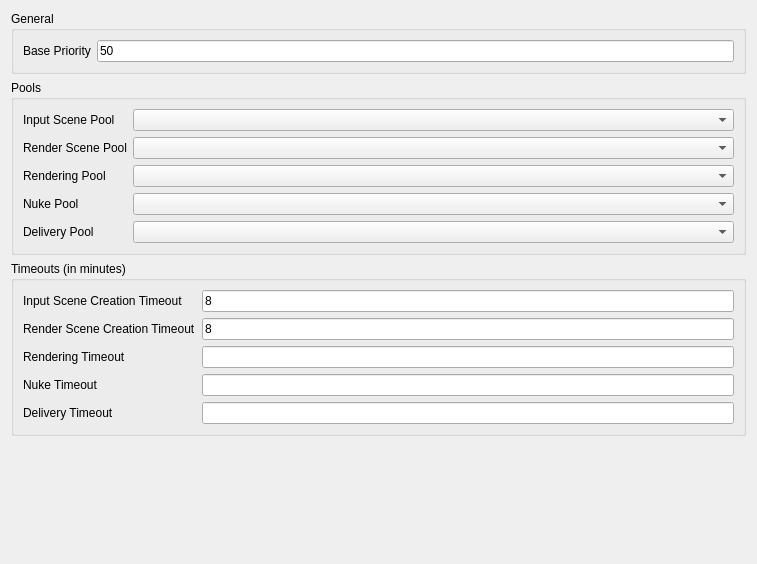
         <widget class="QWidget" name="scrollAreaWidgetContents_3">
          <property name="geometry">
           <rect>
            <x>0</x>
            <y>0</y>
            <width>757</width>
            <height>564</height>
           </rect>
          </property>
          <layout class="QVBoxLayout" name="verticalLayout_12">
           <item alignment="Qt::AlignTop">
            <widget class="QFrame" name="frame_3">
             <property name="frameShape">
              <enum>QFrame::NoFrame</enum>
             </property>
             <property name="frameShadow">
              <enum>QFrame::Raised</enum>
             </property>
             <layout class="QVBoxLayout" name="verticalLayout_18">
              <property name="leftMargin">
               <number>0</number>
              </property>
              <property name="topMargin">
               <number>0</number>
              </property>
              <property name="rightMargin">
               <number>0</number>
              </property>
              <property name="bottomMargin">
               <number>0</number>
              </property>
              <item>
               <widget class="QGroupBox" name="groupBox_5">
                <property name="title">
                 <string>General</string>
                </property>
                <layout class="QVBoxLayout" name="verticalLayout_16">
                 <item>
                  <layout class="QFormLayout" name="formLayout_8">
                   <item row="0" column="0">
                    <widget class="QLabel" name="label_34">
                     <property name="text">
                      <string>Base Priority</string>
                     </property>
                    </widget>
                   </item>
                   <item row="0" column="1">
                    <widget class="QLineEdit" name="deadlinePriorityEdit">
                     <property name="text">
                      <string>50</string>
                     </property>
                    </widget>
                   </item>
                  </layout>
                 </item>
                </layout>
               </widget>
              </item>
              <item>
               <widget class="QGroupBox" name="groupBox_6">
                <property name="title">
                 <string>Pools</string>
                </property>
                <layout class="QVBoxLayout" name="verticalLayout_17">
                 <item>
                  <layout class="QFormLayout" name="formLayout_9">
                   <item row="0" column="0">
                    <widget class="QLabel" name="label_35">
                     <property name="text">
                      <string>Input Scene Pool</string>
                     </property>
                    </widget>
                   </item>
                   <item row="1" column="0">
                    <widget class="QLabel" name="label_36">
                     <property name="text">
                      <string>Render Scene Pool</string>
                     </property>
                    </widget>
                   </item>
                   <item row="2" column="0">
                    <widget class="QLabel" name="label_37">
                     <property name="text">
                      <string>Rendering Pool</string>
                     </property>
                    </widget>
                   </item>
                   <item row="3" column="0">
                    <widget class="QLabel" name="label_38">
                     <property name="text">
                      <string>Nuke Pool</string>
                     </property>
                    </widget>
                   </item>
                   <item row="4" column="0">
                    <widget class="QLabel" name="label_39">
                     <property name="text">
                      <string>Delivery Pool</string>
                     </property>
                    </widget>
                   </item>
                   <item row="0" column="1">
                    <widget class="QComboBox" name="deadlineInputScenePoolComboBox"/>
                   </item>
                   <item row="1" column="1">
                    <widget class="QComboBox" name="deadlineRenderScenePoolComboBox"/>
                   </item>
                   <item row="2" column="1">
                    <widget class="QComboBox" name="deadlineRenderingPoolComboBox"/>
                   </item>
                   <item row="3" column="1">
                    <widget class="QComboBox" name="deadlineNukePoolComboBox"/>
                   </item>
                   <item row="4" column="1">
                    <widget class="QComboBox" name="deadlineDeliveryPoolComboBox"/>
                   </item>
                  </layout>
                 </item>
                </layout>
               </widget>
              </item>
              <item>
               <widget class="QGroupBox" name="groupBox_4">
                <property name="title">
                 <string>Timeouts (in minutes)</string>
                </property>
                <layout class="QVBoxLayout" name="verticalLayout_15">
                 <item>
                  <layout class="QFormLayout" name="formLayout_7">
                   <item row="0" column="0">
                    <widget class="QLabel" name="label_41">
                     <property name="text">
                      <string>Input Scene Creation Timeout</string>
                     </property>
                    </widget>
                   </item>
                   <item row="0" column="1">
                    <widget class="QLineEdit" name="inputSceneDeadlineTimeout">
                     <property name="toolTip">
                      <string>No timeout if unspecified.</string>
                     </property>
                     <property name="text">
                      <string>8</string>
                     </property>
                    </widget>
                   </item>
                   <item row="1" column="0">
                    <widget class="QLabel" name="label_42">
                     <property name="text">
                      <string>Render Scene Creation Timeout</string>
                     </property>
                    </widget>
                   </item>
                   <item row="2" column="0">
                    <widget class="QLabel" name="label_43">
                     <property name="text">
                      <string>Rendering Timeout</string>
                     </property>
                    </widget>
                   </item>
                   <item row="3" column="0">
                    <widget class="QLabel" name="label_44">
                     <property name="text">
                      <string>Nuke Timeout</string>
                     </property>
                    </widget>
                   </item>
                   <item row="4" column="0">
                    <widget class="QLabel" name="label_45">
                     <property name="text">
                      <string>Delivery Timeout</string>
                     </property>
                    </widget>
                   </item>
                   <item row="1" column="1">
                    <widget class="QLineEdit" name="renderSceneDeadlineTimeout">
                     <property name="toolTip">
                      <string>No timeout if unspecified.</string>
                     </property>
                     <property name="text">
                      <string>8</string>
                     </property>
                    </widget>
                   </item>
                   <item row="2" column="1">
                    <widget class="QLineEdit" name="renderingDeadlineTimeout">
                     <property name="toolTip">
                      <string>No timeout if unspecified.</string>
                     </property>
                    </widget>
                   </item>
                   <item row="3" column="1">
                    <widget class="QLineEdit" name="nukeDeadlineTimeout">
                     <property name="toolTip">
                      <string>No timeout if unspecified.</string>
                     </property>
                    </widget>
                   </item>
                   <item row="4" column="1">
                    <widget class="QLineEdit" name="deliveryDeadlineTimeout">
                     <property name="toolTip">
                      <string>No timeout if unspecified.</string>
                     </property>
                    </widget>
                   </item>
                  </layout>
                 </item>
                </layout>
               </widget>
              </item>
             </layout>
            </widget>
           </item>
          </layout>
         </widget>
